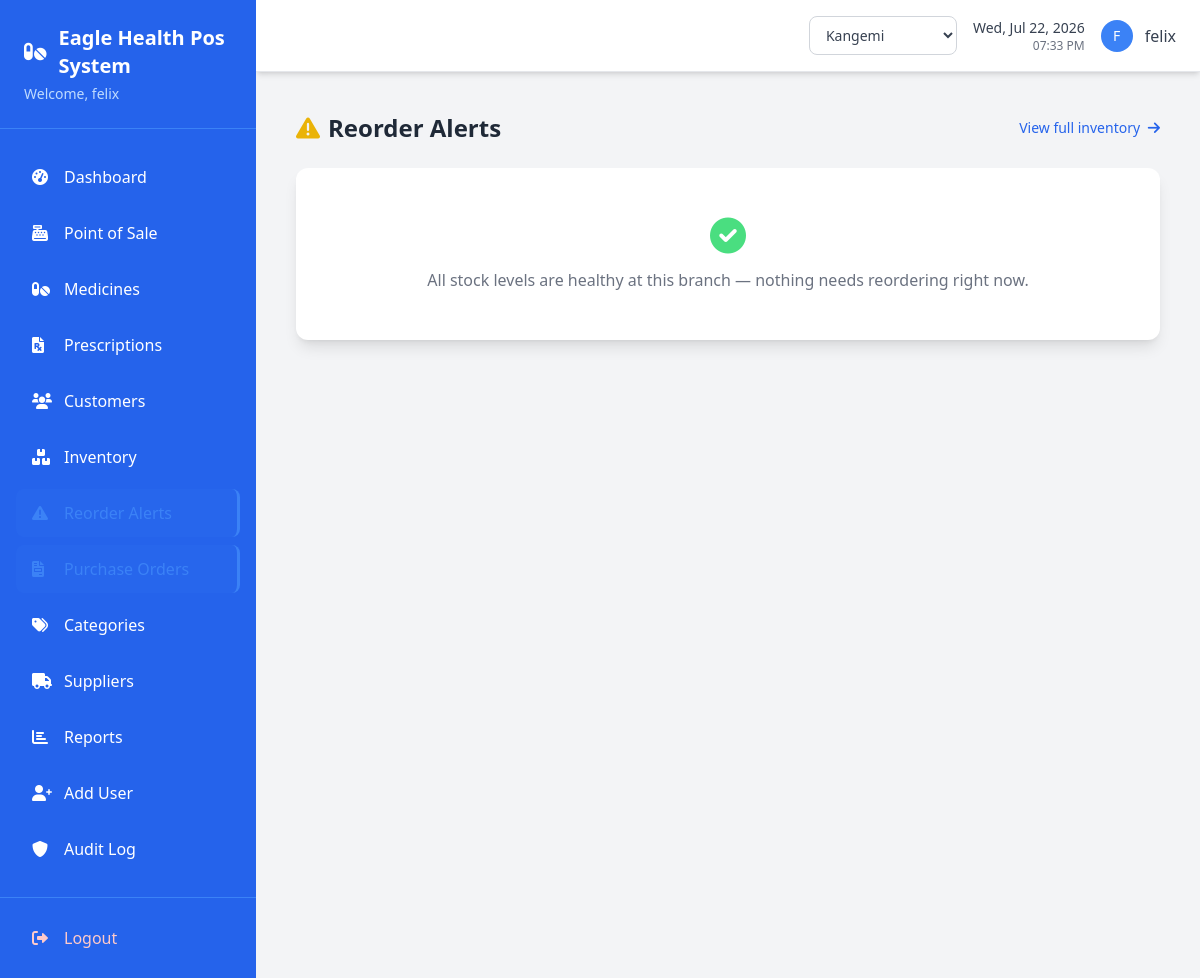
/reorder-alerts/ (signed in), run on an earlier commit of the app's database.
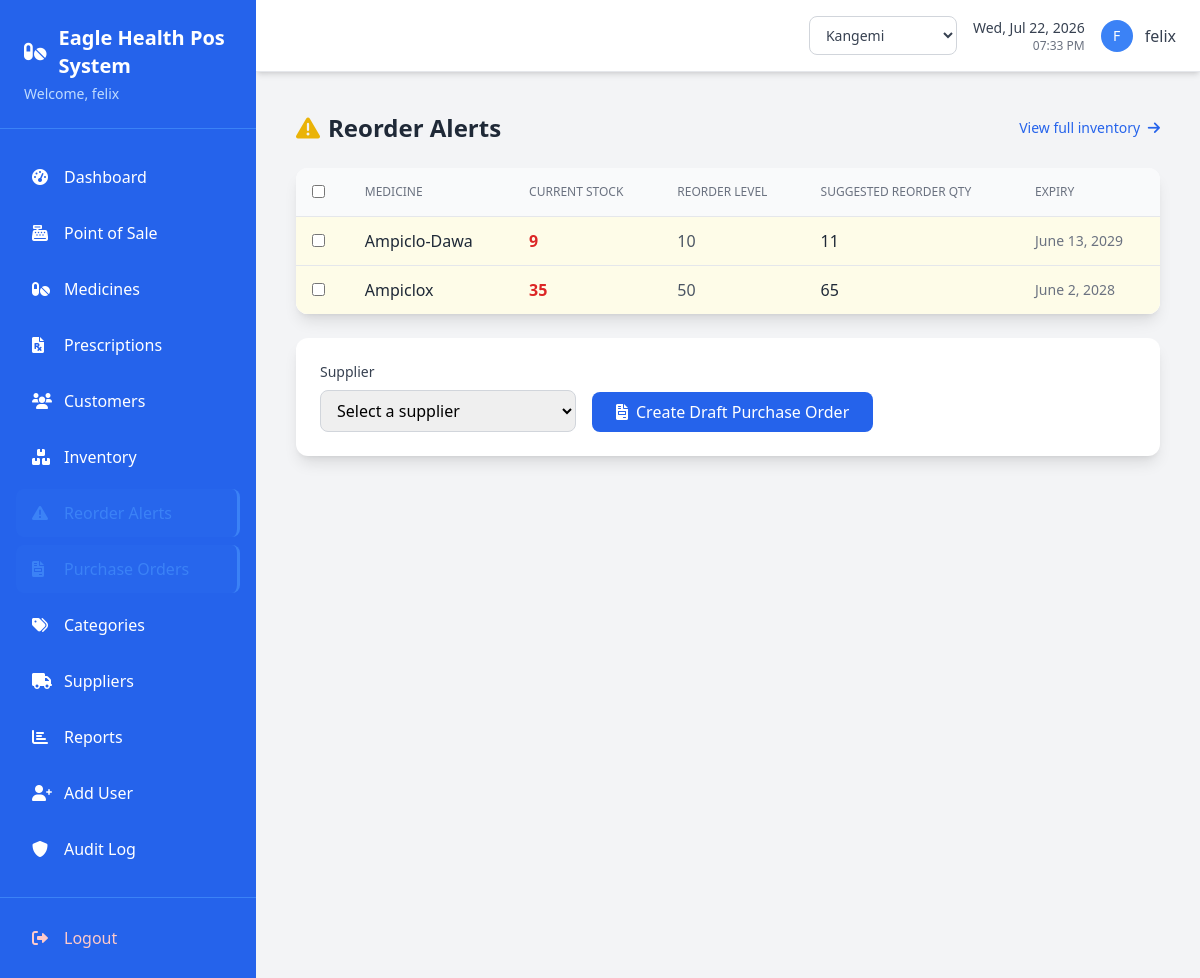
And on a later commit of the database.
### pos/models.py (models this page shows, shortened)
class Inventory(models.Model):
    branch = models.ForeignKey(Branch, on_delete=models.PROTECT, related_name='inventory_items', null=True, blank=True)
    medicine = models.ForeignKey(Medicine, on_delete=models.CASCADE)
    quantity = models.IntegerField(validators=[MinValueValidator(0)])
    reorder_level = models.PositiveIntegerField(default=10, help_text="Triggers low-stock alert when quantity falls at or below this.")
    expiry_date = models.DateField()
    batch_number = models.CharField(max_length=50, blank=True)
    cost_price = models.DecimalField(max_digits=10, decimal_places=2, validators=[MinValueValidator(Decimal('0.01'))])
    created_at = models.DateTimeField(auto_now_add=True)
    updated_at = models.DateTimeField(auto_now=True)
    class Meta:
        verbose_name_plural = "Inventories"
    @property
    def is_expired(self):
        return self.expiry_date < timezone.now().date()

class Medicine(models.Model):
    name = models.CharField(max_length=100)
    category = models.ForeignKey(Category, on_delete=models.CASCADE)
    price = models.DecimalField(max_digits=10, decimal_places=2, validators=[MinValueValidator(Decimal('0.01'))])
    description = models.TextField(blank=True)
    manufacturer = models.CharField(max_length=100, blank=True)
    generic_name = models.CharField(max_length=150, blank=True, help_text="Clinical/active-ingredient name.")
    is_controlled_substance = models.BooleanField(default=False)
    barcode = models.CharField(max_length=50, blank=True, unique=True, null=True, help_text="Scannable SKU/barcode identifier.")
    is_active = models.BooleanField(default=True)
    created_at = models.DateTimeField(auto_now_add=True)
    updated_at = models.DateTimeField(auto_now=True)

### pos/views.py (the view)
# urls.py: path('reorder-alerts/', views.reorder_alerts, name='reorder_alerts'),
@login_required
def reorder_alerts(request):
    if request.active_branch_id is None:
        messages.warning(request, 'Please select a specific branch to view reorder alerts.')
        return redirect('dashboard')
    low_stock_items = Inventory.objects.select_related('medicine', 'branch').filter(
        branch_id=request.active_branch_id,
        quantity__lte=F('reorder_level'),
    ).order_by('medicine__name')
    alerts = []
    for item in low_stock_items:
        suggested_qty = max(item.reorder_level * 2 - item.quantity, item.reorder_level)
        alerts.append({'item': item, 'suggested_qty': suggested_qty})
    suppliers = Supplier.objects.filter(is_active=True).order_by('name')
    return render(request, 'pos/reorder_alerts.html', {
        'alerts': alerts,
        'suppliers': suppliers,
    })

### pos/context_processors.py (called while the page is built)
def branch_context(request):
    if not request.user.is_authenticated:
        return {}
    return {
        'branches': Branch.objects.filter(is_active=True) if getattr(request, 'is_branch_admin', False) else [],
        'active_branch': Branch.objects.filter(id=request.active_branch_id).first() if getattr(request, 'active_branch_id', None) else None,
    }

### pos/models.py (called while the page is built)
    def get_accessible_branches(self):
        if self.role == 'admin':
            return Branch.objects.filter(is_active=True)
        return Branch.objects.filter(id=self.branch_id, is_active=True) if self.branch_id else Branch.objects.none()

### templates/pos/reorder_alerts.html (shortened to what this page needs)
{% extends 'base.html' %}
{% block content %}
<div class="max-w-6xl mx-auto p-4">
    <div class="flex justify-between items-center mb-6">
        <h1 class="text-2xl font-bold text-gray-800">
            <i class="fas fa-triangle-exclamation mr-2 text-yellow-500"></i>Reorder Alerts
        </h1>
        <a href="{% url 'inventory_list' %}" class="text-blue-600 hover:text-blue-800 text-sm font-medium">
            View full inventory <i class="fas fa-arrow-right ml-1"></i>
        </a>
    </div>
    {% if alerts %}
    <form method="post" action="{% url 'create_reorder' %}">
        <div class="bg-white rounded-xl shadow-lg overflow-hidden mb-6">
            <table class="min-w-full divide-y divide-gray-200">
                <thead class="bg-gray-50">
                    <tr>
                        <th class="px-4 py-3 text-left"><input type="checkbox" onclick="toggleAll(this)"></th>
                        <th class="px-4 py-3 text-left text-xs font-medium text-gray-500 uppercase">Medicine</th>
                        <th class="px-4 py-3 text-left text-xs font-medium text-gray-500 uppercase">Current Stock</th>
                        <th class="px-4 py-3 text-left text-xs font-medium text-gray-500 uppercase">Reorder Level</th>
                        <th class="px-4 py-3 text-left text-xs font-medium text-gray-500 uppercase">Suggested Reorder Qty</th>
                        <th class="px-4 py-3 text-left text-xs font-medium text-gray-500 uppercase">Expiry</th>
                    </tr>
                </thead>
                <tbody class="bg-white divide-y divide-gray-200">
                    {% for alert in alerts %}
                    <tr class="{% if alert.item.is_expired %}bg-red-50{% else %}bg-yellow-50{% endif %}">
                        <td class="px-4 py-3">
                            <input type="checkbox" name="item_ids" value="{{ alert.item.id }}" class="item-checkbox">
                        </td>
                        <td class="px-4 py-3 font-medium text-gray-800">{{ alert.item.medicine.name }}</td>
                        <td class="px-4 py-3 text-red-600 font-semibold">{{ alert.item.quantity }}</td>
                        <td class="px-4 py-3 text-gray-600">{{ alert.item.reorder_level }}</td>
                        <td class="px-4 py-3 text-gray-800 font-medium">{{ alert.suggested_qty }}</td>
                        <td class="px-4 py-3 text-gray-500 text-sm">
                            {{ alert.item.expiry_date }}
                        </td>
                    </tr>
                    {% endfor %}
                </tbody>
            </table>
        </div>
        <div class="bg-white rounded-xl shadow-lg p-6 flex flex-wrap items-end gap-4">
            <div>
                <label class="block text-sm font-medium text-gray-700 mb-2">Supplier</label>
                <select name="supplier_id" required class="px-3 py-2 border border-gray-300 rounded-lg w-64">
                    <option value="" disabled selected>Select a supplier</option>
                </select>
            </div>
            <button type="submit" class="px-6 py-2 bg-blue-600 text-white rounded-lg hover:bg-blue-700 transition-colors">
                <i class="fas fa-file-invoice mr-2"></i>Create Draft Purchase Order
            </button>
        </div>
    </form>
    {% else %}
    <div class="bg-white rounded-xl shadow-lg p-12 text-center text-gray-500">
        <i class="fas fa-circle-check text-4xl text-green-400 mb-3"></i>
        <p>All stock levels are healthy at this branch — nothing needs reordering right now.</p>
    </div>
    {% endif %}
</div>
{% endblock %}

What changed in the data, as far as the page shows it:
now on this page (row edited): Inventory: item.medicine.name "Ampiclo-Dawa", item.quantity "9", item.reorder_level "10", suggested_qty "11", item.expiry_date "June 13, 2029"
now on this page (row edited): Inventory: item.medicine.name "Ampiclox", item.quantity "35", item.reorder_level "50", suggested_qty "65", item.expiry_date "June 2, 2028"
Also different on the page:
form field value: (not shown) → "☐"
form field supplier_id: (not shown) → "Select a supplier"
text no longer shown: "All stock levels are healthy at this branch — nothing needs reordering right now."
text now shown: "MEDICINE CURRENT STOCK REORDER LEVEL SUGGESTED REORDER QTY EXPIRY Supplier Create Draft Purchase Order"
